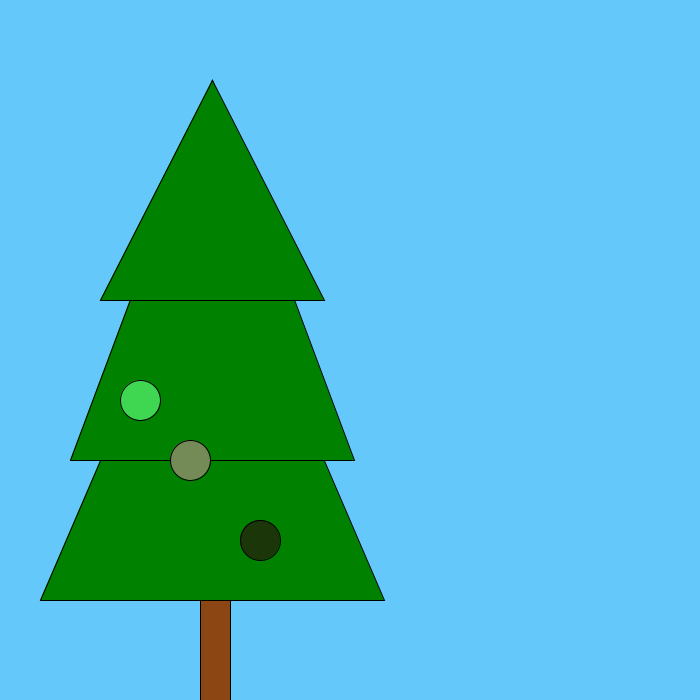
Frame 1 (no input)
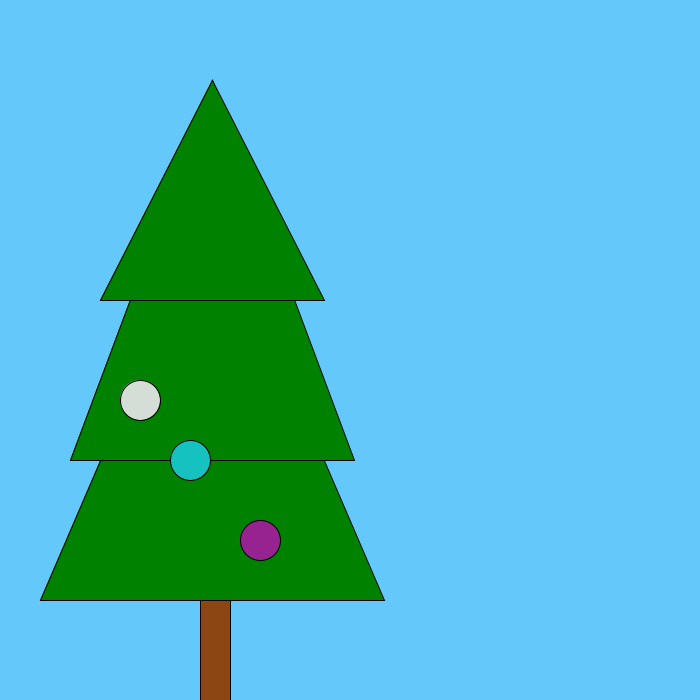
Frame 60 (the mouse pressed at the canvas centre just before this capture)
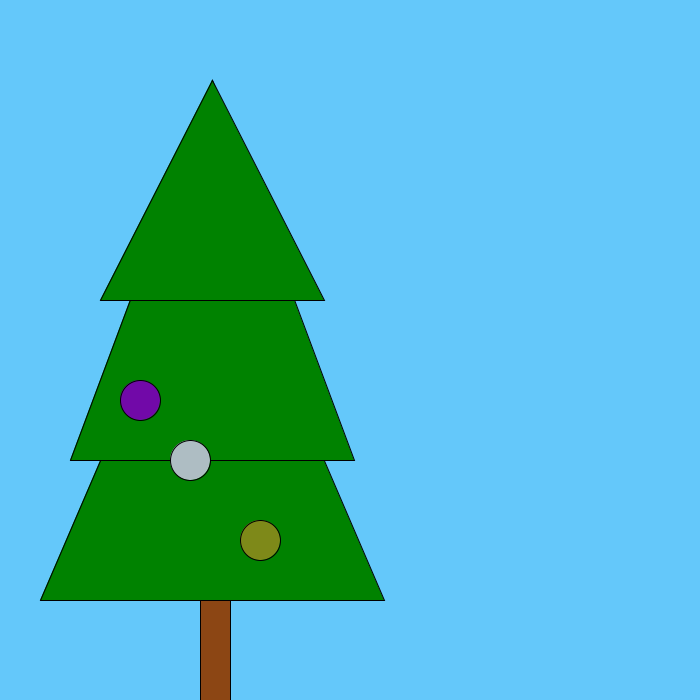
Frame 120 (the mouse held since frame 60 and released just before this capture)

The Processing sketch that drew these frames (run headless with seeded random() and noise(); from frame 60 on, the mouse is pressed at the canvas centre):

// Processing sketch: function_exersize
// ── function_exersize.pde
float R = random (255);
float G = random (255);
float B = random (255);

void setup () {

  size (700, 700);
}

void draw () {
  background (100, 200, 250);
  translate (-100, 0);
  fill (0, 130, 0);
  triangle(140, 600, 312, 200, 484, 600);
  triangle(170, 460, 312, 80, 454, 460);
  triangle(200, 300, 312, 80, 424, 300);
  fill (140, 70, 20);
  rect(300, 600, 30, 100);

  orniments();

  translate (50, 60);

  orniments();

translate (70, 80);
  orniments();
}
void orniments () {
  R = random(5, 250);
  G = random(5, 250);
  B = random(5, 250);
  fill (R, G, B);
  circle(240, 400, 40);
}


    
